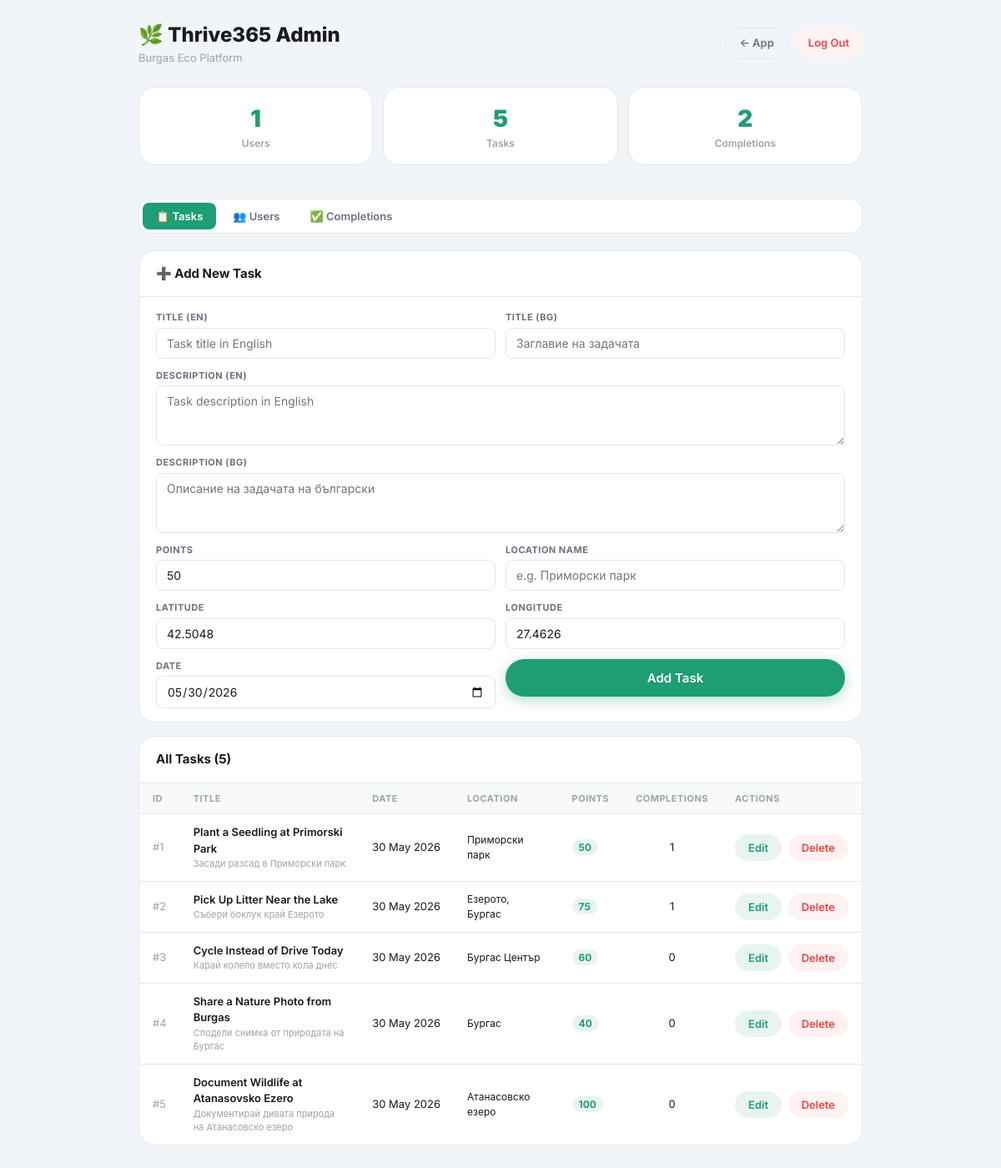
The page /admin (signed in) on the database its author committed.
### models.py (models this page shows)
class Task(db.Model):
    __tablename__ = 'tasks'
    id = db.Column(db.Integer, primary_key=True)
    title_en = db.Column(db.String(200), nullable=False)
    title_bg = db.Column(db.String(200), nullable=False)
    description_en = db.Column(db.Text, nullable=False)
    description_bg = db.Column(db.Text, nullable=False)
    points = db.Column(db.Integer, nullable=False, default=50)
    location_name = db.Column(db.String(200), nullable=False)
    lat = db.Column(db.Float, nullable=False)
    lng = db.Column(db.Float, nullable=False)
    date = db.Column(db.Date, nullable=False)
    completions = db.relationship('TaskCompletion', backref='task', lazy=True, cascade='all, delete-orphan')

### app.py (the view)
@app.route('/admin', methods=['GET', 'POST'])
def admin():
    if request.method == 'POST':
        if request.form.get('password') == ADMIN_PASSWORD:
            session['admin_authenticated'] = True
            return redirect(url_for('admin'))
        flash('Incorrect password.', 'error')
    if not session.get('admin_authenticated'):
        return render_template('admin.html', authenticated=False)
    users = User.query.order_by(User.points.desc()).all()
    tasks = Task.query.order_by(Task.date.desc(), Task.id).all()
    completions = (TaskCompletion.query
                   .order_by(TaskCompletion.completed_at.desc())
                   .limit(50).all())
    return render_template('admin.html', authenticated=True,
                           users=users, tasks=tasks, completions=completions)

### app.py (called while the page is built)
@login_manager.user_loader
def load_user(user_id):
    return db.session.get(User, int(user_id))

def get_lang():
    if current_user.is_authenticated:
        return current_user.language_preference or 'en'
    return session.get('lang', 'en')

@app.context_processor
def inject_globals():
    return {
        'lang': get_lang(),
        'current_year': datetime.now().year,
        'today': date.today(),
        'google_enabled': bool(google),
    }

### templates/admin.html (shortened to what this page needs)
<!DOCTYPE html>
<html lang="en">
<head>
  <link rel="stylesheet" href="{{ url_for('static', filename='css/style.css') }}">
</head>
<body class="admin-body">
{% if not authenticated %}
<div style="min-height:100vh;display:flex;align-items:center;justify-content:center;padding:24px;">
  <div class="admin-login">
    <div class="admin-login-icon">🔐</div>
    <div class="admin-login-title">Admin Panel</div>
    <div class="admin-login-sub">Thrive365 — Burgas</div>
    {% with messages = get_flashed_messages(with_categories=true) %}
    {% for cat, msg in messages %}
    <div class="flash flash-{{ cat }}" style="margin-bottom:12px;">{{ msg }}</div>
    {% endfor %}
    {% endwith %}
    <form method="POST" action="{{ url_for('admin') }}">
      <div class="form-group" style="margin-bottom:16px;text-align:left;">
        <label class="form-label">Password</label>
        <input type="password" name="password" class="form-input" placeholder="Enter admin password" autofocus>
      </div>
      <button type="submit" class="btn btn-primary btn-full">Enter Admin</button>
    </form>
    <div style="margin-top:16px;">
      <a href="{{ url_for('index') }}" style="font-size:13px;color:var(--text-muted);">← Back to app</a>
    </div>
  </div>
</div>
{% else %}
<div class="admin-container">
  <div class="admin-header">
    <div>
      <div class="admin-title">🌿 Thrive365 Admin</div>
      <div style="font-size:13px;color:var(--text-muted);">Burgas Eco Platform</div>
    </div>
    <div style="display:flex;gap:8px;align-items:center;">
      <a href="{{ url_for('index') }}" class="btn btn-outline btn-sm">← App</a>
      <a href="{{ url_for('admin_logout') }}" class="btn btn-danger btn-sm">Log Out</a>
    </div>
  </div>
  <div style="display:grid;grid-template-columns:repeat(3,1fr);gap:12px;margin-bottom:20px;">
    <div class="admin-section" style="padding:16px;text-align:center;">
      <div style="font-size:28px;font-weight:900;color:var(--green);">{{ users|length }}</div>
      <div style="font-size:12px;color:var(--text-muted);font-weight:600;">Users</div>
    </div>
    <div class="admin-section" style="padding:16px;text-align:center;">
      <div style="font-size:28px;font-weight:900;color:var(--green);">{{ tasks|length }}</div>
      <div style="font-size:12px;color:var(--text-muted);font-weight:600;">Tasks</div>
    </div>
    <div class="admin-section" style="padding:16px;text-align:center;">
      <div style="font-size:28px;font-weight:900;color:var(--green);">{{ completions|length }}</div>
      <div style="font-size:12px;color:var(--text-muted);font-weight:600;">Completions</div>
    </div>
  </div>
  <div class="admin-tabs">
    <button class="admin-tab active" data-tab="tasks" onclick="switchAdminTab('tasks')">📋 Tasks</button>
    <button class="admin-tab" data-tab="users" onclick="switchAdminTab('users')">👥 Users</button>
    <button class="admin-tab" data-tab="completions" onclick="switchAdminTab('completions')">✅ Completions</button>
  </div>
  <div id="panel-tasks" class="admin-panel">
    <div class="admin-section" style="margin-bottom:16px;">
      <div class="admin-section-header">➕ Add New Task</div>
      <form method="POST" action="{{ url_for('admin_add_task') }}">
        <div class="form-grid">
          <div class="form-group">
            <label class="form-label">Title (EN)</label>
            <input name="title_en" class="form-input" required placeholder="Task title in English">
          </div>
          <div class="form-group">
            <label class="form-label">Title (BG)</label>
            <input name="title_bg" class="form-input" required placeholder="Заглавие на задачата">
          </div>
          <div class="form-group full">
            <label class="form-label">Description (EN)</label>
            <textarea name="description_en" class="form-input" required placeholder="Task description in English"></textarea>
          </div>
          <div class="form-group full">
            <label class="form-label">Description (BG)</label>
            <textarea name="description_bg" class="form-input" required placeholder="Описание на задачата на български"></textarea>
          </div>
          <div class="form-group">
            <label class="form-label">Points</label>
            <input name="points" type="number" class="form-input" required value="50" min="1" max="500">
          </div>
          <div class="form-group">
            <label class="form-label">Location Name</label>
            <input name="location_name" class="form-input" required placeholder="e.g. Приморски парк">
          </div>
          <div class="form-group">
            <label class="form-label">Latitude</label>
            <input name="lat" type="number" step="0.0001" class="form-input" required value="42.5048">
          </div>
          <div class="form-group">
            <label class="form-label">Longitude</label>
            <input name="lng" type="number" step="0.0001" class="form-input" required value="27.4626">
          </div>
          <div class="form-group">
            <label class="form-label">Date</label>
            <input name="date" type="date" class="form-input" required value="{{ today.isoformat() }}">
          </div>
          <div class="form-group" style="display:flex;align-items:flex-end;">
            <button type="submit" class="btn btn-primary btn-full">Add Task</button>
          </div>
        </div>
      </form>
    </div>
    <div class="admin-section">
      <div class="admin-section-header">All Tasks ({{ tasks|length }})</div>
      <div style="overflow-x:auto;">
        <table class="admin-table">
          <thead>
            <tr>
              <th>ID</th>
              <th>Title</th>
              <th>Date</th>
              <th>Location</th>
              <th>Points</th>
              <th>Completions</th>
              <th>Actions</th>
            </tr>
          </thead>
          <tbody>
            {% for task in tasks %}
            <tr>
              <td style="color:var(--text-muted);">#{{ task.id }}</td>
              <td>
                <div style="font-weight:600;font-size:13px;">{{ task.title_en }}</div>
                <div style="font-size:11px;color:var(--text-muted);">{{ task.title_bg }}</div>
              </td>
              <td style="white-space:nowrap;">{{ task.date.strftime('%-d %b %Y') }}</td>
              <td style="font-size:12px;">{{ task.location_name }}</td>
              <td><span style="background:var(--green-light);color:var(--green);font-weight:700;padding:2px 8px;border-radius:12px;font-size:12px;">{{ task.points }}</span></td>
              <td style="text-align:center;">{{ task.completions|length }}</td>
              <td style="white-space:nowrap;">
                <button class="btn btn-secondary btn-sm" style="margin-right:4px;"
                  onclick="editTask(
                    {{ task.id }},
                    {{ task.title_en|tojson }},
                    {{ task.title_bg|tojson }},
                    {{ task.description_en|tojson }},
                    {{ task.description_bg|tojson }},
                    {{ task.points }},
                    {{ task.location_name|tojson }},
                    {{ task.lat }},
                    {{ task.lng }},
                    '{{ task.date.isoformat() }}'
                  )">Edit</button>
                <button class="btn btn-danger btn-sm" onclick="deleteTask({{ task.id }})">Delete</button>
              </td>
            </tr>
            {% else %}
            <tr><td colspan="7" style="text-align:center;color:var(--text-muted);padding:32px;">No tasks yet.</td></tr>
            {% endfor %}
          </tbody>
        </table>
      </div>
    </div>
  </div>
</div>
{% endif %}
</body>
</html>

### static/css/style.css (style rules this page uses)
:root { --green: #1D9E75; --green-dark: #157A5A; --green-light: #E8F5EF; --green-mid: #C5E8D8; --text: #1A1A1A; --text-secondary: #6B7280; --text-muted: #9CA3AF; --border: #E5E7EB; --bg: #F8FAF9; --white: #FFFFFF; --red: #EF4444; --red-light: #FEF2F2; --yellow: #F59E0B; --shadow-sm: 0 1px 8px rgba(0,0,0,0.06); --shadow: 0 2px 16px rgba(0,0,0,0.08); --shadow-lg: 0 8px 32px rgba(0,0,0,0.12); --radius-sm: 8px; --radius: 14px; --radius-lg: 20px; --radius-xl: 28px; --nav-height: 68px; --header-height: 60px; --safe-bottom: env(safe-area-inset-bottom, 0px); }
*, *::before, *::after { box-sizing: border-box; margin: 0; padding: 0; }
html { font-size: 16px; -webkit-text-size-adjust: 100%; }
body { font-family: 'Inter', -apple-system, BlinkMacSystemFont, 'Segoe UI', sans-serif; background: var(--bg); color: var(--text); line-height: 1.5; min-height: 100vh; -webkit-font-smoothing: antialiased; }
a { color: inherit; text-decoration: none; }
button { cursor: pointer; font-family: inherit; border: none; background: none; }
input, textarea, select { font-family: inherit; font-size: 1rem; }
.btn { display: inline-flex; align-items: center; justify-content: center; gap: 8px; font-size: 15px; font-weight: 600; padding: 13px 24px; border-radius: 50px; transition: all 0.15s ease; cursor: pointer; border: none; -webkit-tap-highlight-color: transparent; }
.btn-primary { background: var(--green); color: var(--white); box-shadow: 0 4px 16px rgba(29,158,117,0.35); }
.btn-secondary { background: var(--green-light); color: var(--green); }
.btn-outline { background: transparent; border: 1.5px solid var(--border); color: var(--text-secondary); }
.btn-danger { background: var(--red-light); color: var(--red); }
.btn-sm { font-size: 13px; padding: 8px 16px; }
.btn-full { width: 100%; }
.admin-body { background: #F1F5F9; }
.admin-container { max-width: 900px; margin: 0 auto; padding: 24px 16px; }
.admin-header { display: flex; align-items: center; justify-content: space-between; margin-bottom: 24px; flex-wrap: wrap; gap: 12px; }
.admin-title { font-size: 24px; font-weight: 800; color: var(--text); }
.admin-tabs { display: flex; gap: 4px; background: var(--white); border-radius: var(--radius); padding: 4px; border: 1px solid var(--border); margin-bottom: 20px; overflow-x: auto; }
.admin-tab { padding: 8px 16px; border-radius: var(--radius-sm); font-size: 13px; font-weight: 600; color: var(--text-secondary); cursor: pointer; white-space: nowrap; transition: all 0.15s ease; border: none; background: none; }
.admin-tab.active { background: var(--green); color: white; }
.admin-section { background: var(--white); border-radius: var(--radius-lg); border: 1px solid var(--border); margin-bottom: 20px; overflow: hidden; }
.admin-section-header { padding: 16px 20px; border-bottom: 1px solid var(--border); font-size: 15px; font-weight: 700; }
.admin-table { width: 100%; border-collapse: collapse; font-size: 13px; }
.admin-table th { padding: 10px 16px; text-align: left; font-size: 11px; font-weight: 700; color: var(--text-muted); text-transform: uppercase; letter-spacing: 0.5px; border-bottom: 1px solid var(--border); background: var(--bg); }
.admin-table td { padding: 12px 16px; border-bottom: 1px solid var(--border); vertical-align: middle; }
.admin-table tr:last-child td { border-bottom: none; }
.form-grid { display: grid; grid-template-columns: repeat(2, 1fr); gap: 12px; padding: 16px 20px; }
.form-group { display: flex; flex-direction: column; gap: 4px; }
.form-group.full { grid-column: 1 / -1; }
.form-label { font-size: 11px; font-weight: 700; color: var(--text-secondary); text-transform: uppercase; letter-spacing: 0.5px; }
.form-input { padding: 9px 12px; border: 1px solid var(--border); border-radius: var(--radius-sm); font-size: 14px; color: var(--text); background: var(--white); transition: border-color 0.15s ease; width: 100%; }
textarea.form-input { min-height: 72px; resize: vertical; }

### rows shown on the page
Task: id "1", title_en "Plant a Seedling at Primorski Park", title_bg "Засади разсад в Приморски парк", date "30 May 2026", location_name "Приморски парк", points "50", completions|length "1"
Task: id "2", title_en "Pick Up Litter Near the Lake", title_bg "Събери боклук край Езерото", date "30 May 2026", location_name "Езерото, Бургас", points "75", completions|length "1"
Task: id "3", title_en "Cycle Instead of Drive Today", title_bg "Карай колело вместо кола днес", date "30 May 2026", location_name "Бургас Център", points "60", completions|length "0"
Task: id "4", title_en "Share a Nature Photo from Burgas", title_bg "Сподели снимка от природата на Бургас", date "30 May 2026", location_name "Бургас", points "40", completions|length "0"
Task: id "5", title_en "Document Wildlife at Atanasovsko Ezero", title_bg "Документирай дивата природа на Атанасовско езеро", date "30 May 2026", location_name "Атанасовско езеро", points "100", completions|length "0"

### other values the page prints
{{ users|length }} "1"
{{ tasks|length }} "5"
{{ completions|length }} "2"
